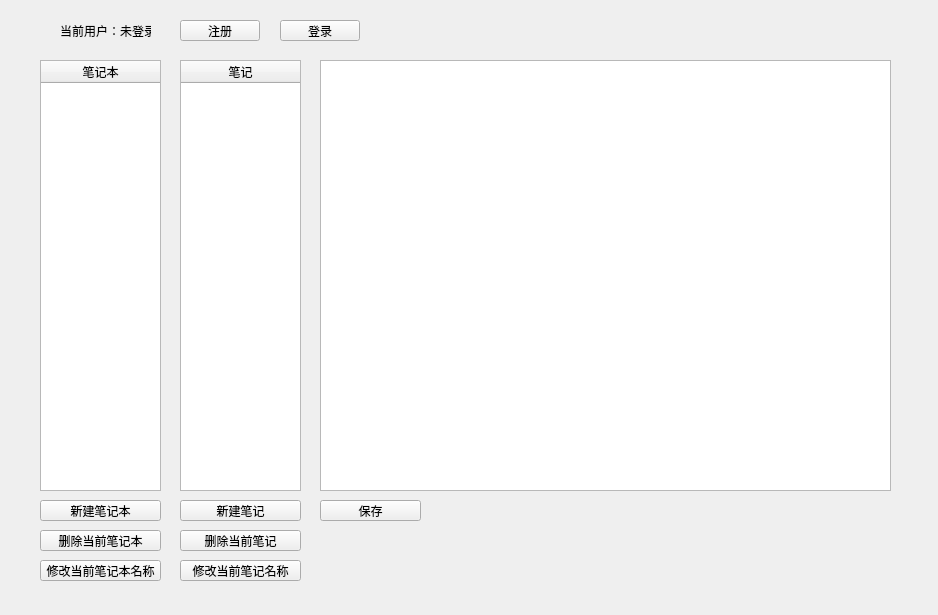
<?xml version="1.0" encoding="UTF-8"?>
<ui version="4.0">
 <class>Widget</class>
 <widget class="QWidget" name="Widget">
  <property name="geometry">
   <rect>
    <x>0</x>
    <y>0</y>
    <width>938</width>
    <height>615</height>
   </rect>
  </property>
  <property name="windowTitle">
   <string>Widget</string>
  </property>
  <widget class="QPushButton" name="registerButton">
   <property name="geometry">
    <rect>
     <x>180</x>
     <y>20</y>
     <width>80</width>
     <height>21</height>
    </rect>
   </property>
   <property name="text">
    <string>注册</string>
   </property>
  </widget>
  <widget class="QPushButton" name="loginButton">
   <property name="geometry">
    <rect>
     <x>280</x>
     <y>20</y>
     <width>80</width>
     <height>21</height>
    </rect>
   </property>
   <property name="text">
    <string>登录</string>
   </property>
  </widget>
  <widget class="QTextEdit" name="textEdit">
   <property name="geometry">
    <rect>
     <x>320</x>
     <y>60</y>
     <width>571</width>
     <height>431</height>
    </rect>
   </property>
  </widget>
  <widget class="QLabel" name="userLabel">
   <property name="geometry">
    <rect>
     <x>60</x>
     <y>20</y>
     <width>91</width>
     <height>21</height>
    </rect>
   </property>
   <property name="text">
    <string>当前用户：未登录</string>
   </property>
  </widget>
  <widget class="QTableWidget" name="tableWidget">
   <property name="geometry">
    <rect>
     <x>40</x>
     <y>60</y>
     <width>121</width>
     <height>431</height>
    </rect>
   </property>
   <property name="layoutDirection">
    <enum>Qt::LeftToRight</enum>
   </property>
   <property name="gridStyle">
    <enum>Qt::CustomDashLine</enum>
   </property>
   <attribute name="horizontalHeaderStretchLastSection">
    <bool>true</bool>
   </attribute>
   <attribute name="verticalHeaderVisible">
    <bool>false</bool>
   </attribute>
   <column>
    <property name="text">
     <string>笔记本</string>
    </property>
   </column>
  </widget>
  <widget class="QTableWidget" name="tableWidget_2">
   <property name="geometry">
    <rect>
     <x>180</x>
     <y>60</y>
     <width>121</width>
     <height>431</height>
    </rect>
   </property>
   <property name="layoutDirection">
    <enum>Qt::LeftToRight</enum>
   </property>
   <property name="gridStyle">
    <enum>Qt::CustomDashLine</enum>
   </property>
   <attribute name="horizontalHeaderStretchLastSection">
    <bool>true</bool>
   </attribute>
   <attribute name="verticalHeaderVisible">
    <bool>false</bool>
   </attribute>
   <column>
    <property name="text">
     <string>笔记</string>
    </property>
   </column>
  </widget>
  <widget class="QPushButton" name="newNotebookButton">
   <property name="geometry">
    <rect>
     <x>40</x>
     <y>500</y>
     <width>121</width>
     <height>21</height>
    </rect>
   </property>
   <property name="text">
    <string>新建笔记本</string>
   </property>
  </widget>
  <widget class="QPushButton" name="newNoteButton">
   <property name="geometry">
    <rect>
     <x>180</x>
     <y>500</y>
     <width>121</width>
     <height>21</height>
    </rect>
   </property>
   <property name="text">
    <string>新建笔记</string>
   </property>
  </widget>
  <widget class="QPushButton" name="saveButton">
   <property name="geometry">
    <rect>
     <x>320</x>
     <y>500</y>
     <width>101</width>
     <height>21</height>
    </rect>
   </property>
   <property name="text">
    <string>保存</string>
   </property>
  </widget>
  <widget class="QPushButton" name="deleteNotebookButton">
   <property name="geometry">
    <rect>
     <x>40</x>
     <y>530</y>
     <width>121</width>
     <height>21</height>
    </rect>
   </property>
   <property name="text">
    <string>删除当前笔记本</string>
   </property>
  </widget>
  <widget class="QPushButton" name="deleteNoteButton">
   <property name="geometry">
    <rect>
     <x>180</x>
     <y>530</y>
     <width>121</width>
     <height>21</height>
    </rect>
   </property>
   <property name="text">
    <string>删除当前笔记</string>
   </property>
  </widget>
  <widget class="QPushButton" name="changeNotebookNameButton">
   <property name="geometry">
    <rect>
     <x>40</x>
     <y>560</y>
     <width>121</width>
     <height>21</height>
    </rect>
   </property>
   <property name="text">
    <string>修改当前笔记本名称</string>
   </property>
  </widget>
  <widget class="QPushButton" name="changeNoteButton">
   <property name="geometry">
    <rect>
     <x>180</x>
     <y>560</y>
     <width>121</width>
     <height>21</height>
    </rect>
   </property>
   <property name="text">
    <string>修改当前笔记名称</string>
   </property>
  </widget>
 </widget>
 <resources/>
 <connections/>
</ui>
